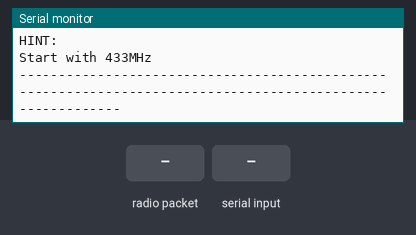
Bench run of a sketch on a simulated Arduino Uno, built with avr-gcc and run on an emulated ATmega328P. Parts: the last lines printed to the serial monitor. The inputs (shaded band) are chosen by the test bench.

Above: at 1.2 s.
1.3 s: radio packet "1" arrives
At 2.5 s:
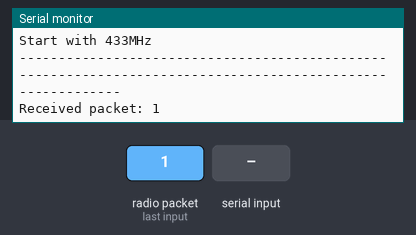
2.8 s: "1" received over Serial
At 4.5 s:
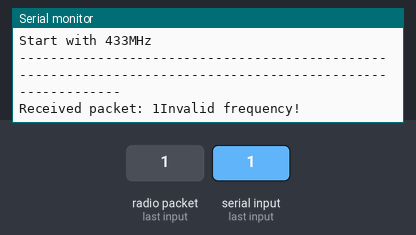

The sketch:

Task5_LoRaRX.ino
```cpp
#include <Arduino.h>
#include <SPI.h>
#include <LoRa.h>
#include <Wire.h>

#define ss 15
#define rst 16
#define dio0 4

String myString;

void setup() {
 //initialize Serial Monitor
  Serial.begin(115200);
  while (!Serial);

  Serial.println("LoRa Receiver");

  //setup LoRa transceiver module
  LoRa.setPins(ss, rst, dio0);
  Serial.println("----------------------------------------------------------------------------------------------------------");
  Serial.println("Find the hidden message by changing the receiver's frequency");
  Serial.println("The hidden message can be found within the frequency range of 433MHz-443MHz");
  Serial.println("INSTRUCTIONS:");
  Serial.println("1. Input the frequency to initialise the receiver.");
  Serial.println("   The correct format for frequency is: xxxE6 with x as the frequency you want to set the recevier to.");
  Serial.println("   For example, if you want to read from frequency 436MHz, input '436E6' ");
  Serial.println("2. You may change the receiver's frequency by inputting a new value to the serial console.");
  Serial.println("HINT:");
  Serial.println("Start with 433MHz");
  Serial.println("-----------------------------------------------------------------------------------------------------------");
}

void loop() {
  if (Serial.available())  //Check for data
  {
    myString=Serial.readString();
    if (myString.toDouble()<433E6 || myString.toDouble()>443E6)
    {
      Serial.println("Invalid frequency!");
    }
    else
    {
      Serial.print("Changing frequency to ");
      Serial.println(myString);
      if (!LoRa.begin(myString.toDouble()))
      {
        Serial.println("Starting LoRa failed!");
        while (1);
      }
    }
  }

  // Receive packets from LoRa
  int packetSize = LoRa.parsePacket();
  if (packetSize) {
    // received a packet
    Serial.print("\nReceived packet: ");

    // read packet
    while (LoRa.available()) {
      Serial.print((char)LoRa.read());
    }
  }
}
```

Measured:
- after the input at 1.3 s, the serial monitor: prints a new line at once (image 1)
- after the input at 2.8 s, the serial monitor: prints a new line after 1.0 s (image 2)
